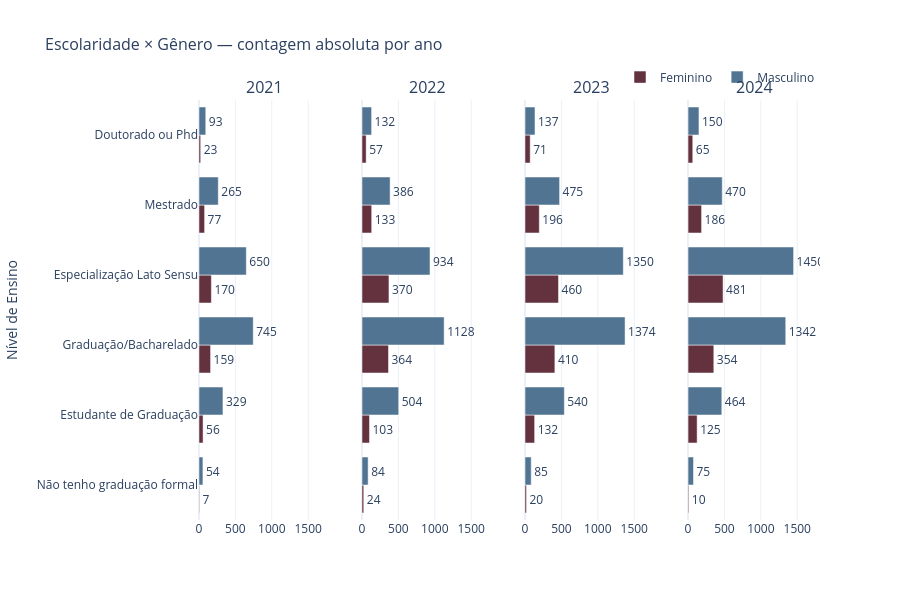

This figure's notebook cell:
### Markdown cell above
---
## Gráfico 5 — Escolaridade × Gênero (contagem absoluta por ano)
> Barras horizontais agrupadas com contagens absolutas, por ano.

### Code cell
fig = make_subplots(
    rows=1, cols=4,
    subplot_titles=ANOS,
    shared_yaxes=True
)

df_escol = df.dropna(subset=['nivel_ensino'])
df_contagem = df_escol.groupby(['ano_pesquisa', 'nivel_ensino', 'genero'], observed=True).size().reset_index(name='n')
max_val = df_contagem['n'].max()

for i, ano in enumerate(ANOS, 1):
    df_ano = df_contagem[df_contagem['ano_pesquisa'] == ano]
    for genero in ['Feminino', 'Masculino']:
        counts = []
        for nivel in NIVEL_ENSINO_ORDEM:
            row_data = df_ano[(df_ano['nivel_ensino'] == nivel) & (df_ano['genero'] == genero)]
            counts.append(int(row_data['n'].values[0]) if not row_data.empty else 0)
        fig.add_trace(go.Bar(
            y=NIVEL_ENSINO_ORDEM,
            x=counts,
            name=genero,
            orientation='h',
            marker_color=CORES[genero],
            text=[str(c) for c in counts],
            textposition='outside',
        ), row=1, col=i)
    fig.update_xaxes(range=[0, max_val * 1.25], row=1, col=i)

fig = legenda_unica(fig)
fig = layout_padrao(fig, 'Escolaridade × Gênero — contagem absoluta por ano',
                    height=600, barmode='group')
fig.update_yaxes(title_text='Nível de Ensino', col=1)
fig.show()

### Figure 1 — Plotly figure (JSON) as saved in the notebook; plotly's stock layout.template omitted (floating-point values rounded to 4 significant figures)
{"data": [{"marker": {"color": "#64313E"}, "name": "Feminino", "orientation": "h", "showlegend": true, "text": ["7", "56", "159", "170", "77", "23"], "textposition": "outside", "type": "bar", "x": [7, 56, 159, 170, 77, 23], "xaxis": "x", "y": ["Não tenho graduação formal", "Estudante de Graduação", "Graduação/Bacharelado", "Especialização Lato Sensu", "Mestrado", "Doutorado ou Phd"], "yaxis": "y"}, {"marker": {"color": "#517493"}, "name": "Masculino", "orientation": "h", "showlegend": true, "text": ["54", "329", "745", "650", "265", "93"], "textposition": "outside", "type": "bar", "x": [54, 329, 745, 650, 265, 93], "xaxis": "x", "y": ["Não tenho graduação formal", "Estudante de Graduação", "Graduação/Bacharelado", "Especialização Lato Sensu", "Mestrado", "Doutorado ou Phd"], "yaxis": "y"}, {"marker": {"color": "#64313E"}, "name": "Feminino", "orientation": "h", "showlegend": false, "text": ["24", "103", "364", "370", "133", "57"], "textposition": "outside", "type": "bar", "x": [24, 103, 364, 370, 133, 57], "xaxis": "x2", "y": ["Não tenho graduação formal", "Estudante de Graduação", "Graduação/Bacharelado", "Especialização Lato Sensu", "Mestrado", "Doutorado ou Phd"], "yaxis": "y2"}, {"marker": {"color": "#517493"}, "name": "Masculino", "orientation": "h", "showlegend": false, "text": ["84", "504", "1128", "934", "386", "132"], "textposition": "outside", "type": "bar", "x": [84, 504, 1128, 934, 386, 132], "xaxis": "x2", "y": ["Não tenho graduação formal", "Estudante de Graduação", "Graduação/Bacharelado", "Especialização Lato Sensu", "Mestrado", "Doutorado ou Phd"], "yaxis": "y2"}, {"marker": {"color": "#64313E"}, "name": "Feminino", "orientation": "h", "showlegend": false, "text": ["20", "132", "410", "460", "196", "71"], "textposition": "outside", "type": "bar", "x": [20, 132, 410, 460, 196, 71], "xaxis": "x3", "y": ["Não tenho graduação formal", "Estudante de Graduação", "Graduação/Bacharelado", "Especialização Lato Sensu", "Mestrado", "Doutorado ou Phd"], "yaxis": "y3"}, {"marker": {"color": "#517493"}, "name": "Masculino", "orientation": "h", "showlegend": false, "text": ["85", "540", "1374", "1350", "475", "137"], "textposition": "outside", "type": "bar", "x": [85, 540, 1374, 1350, 475, 137], "xaxis": "x3", "y": ["Não tenho graduação formal", "Estudante de Graduação", "Graduação/Bacharelado", "Especialização Lato Sensu", "Mestrado", "Doutorado ou Phd"], "yaxis": "y3"}, {"marker": {"color": "#64313E"}, "name": "Feminino", "orientation": "h", "showlegend": false, "text": ["10", "125", "354", "481", "186", "65"], "textposition": "outside", "type": "bar", "x": [10, 125, 354, 481, 186, 65], "xaxis": "x4", "y": ["Não tenho graduação formal", "Estudante de Graduação", "Graduação/Bacharelado", "Especialização Lato Sensu", "Mestrado", "Doutorado ou Phd"], "yaxis": "y4"}, {"marker": {"color": "#517493"}, "name": "Masculino", "orientation": "h", "showlegend": false, "text": ["75", "464", "1342", "1450", "470", "150"], "textposition": "outside", "type": "bar", "x": [75, 464, 1342, 1450, 470, 150], "xaxis": "x4", "y": ["Não tenho graduação formal", "Estudante de Graduação", "Graduação/Bacharelado", "Especialização Lato Sensu", "Mestrado", "Doutorado ou Phd"], "yaxis": "y4"}], "layout": {"annotations": [{"font": {"size": 16}, "showarrow": false, "text": "2021", "x": 0.1062, "xanchor": "center", "xref": "paper", "y": 1, "yanchor": "bottom", "yref": "paper"}, {"font": {"size": 16}, "showarrow": false, "text": "2022", "x": 0.3688, "xanchor": "center", "xref": "paper", "y": 1, "yanchor": "bottom", "yref": "paper"}, {"font": {"size": 16}, "showarrow": false, "text": "2023", "x": 0.6313, "xanchor": "center", "xref": "paper", "y": 1, "yanchor": "bottom", "yref": "paper"}, {"font": {"size": 16}, "showarrow": false, "text": "2024", "x": 0.8938, "xanchor": "center", "xref": "paper", "y": 1, "yanchor": "bottom", "yref": "paper"}], "barmode": "group", "height": 600, "legend": {"orientation": "h", "x": 1, "xanchor": "right", "y": 1.02, "yanchor": "bottom"}, "title": {"font": {"size": 16}, "text": "Escolaridade × Gênero — contagem absoluta por ano"}, "xaxis": {"anchor": "y", "domain": [0, 0.2125], "range": [0, 1812.0]}, "xaxis2": {"anchor": "y2", "domain": [0.2625, 0.475], "range": [0, 1812.0]}, "xaxis3": {"anchor": "y3", "domain": [0.525, 0.7375], "range": [0, 1812.0]}, "xaxis4": {"anchor": "y4", "domain": [0.7875, 1], "range": [0, 1812.0]}, "yaxis": {"anchor": "x", "domain": [0, 1], "title": {"text": "Nível de Ensino"}}, "yaxis2": {"anchor": "x2", "domain": [0, 1], "matches": "y", "showticklabels": false}, "yaxis3": {"anchor": "x3", "domain": [0, 1], "matches": "y", "showticklabels": false}, "yaxis4": {"anchor": "x4", "domain": [0, 1], "matches": "y", "showticklabels": false}}}
